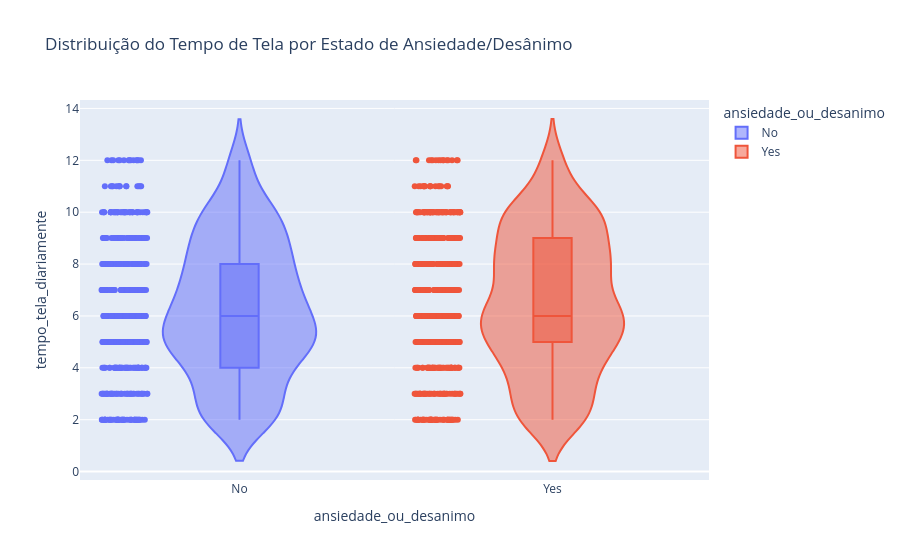

This figure's notebook cell:
### Code cell
fig6 = px.violin(df, 
                y='tempo_tela_diariamente', 
                x='ansiedade_ou_desanimo', 
                color='ansiedade_ou_desanimo', 
                box=True, 
                points="all",
                title='Distribuição do Tempo de Tela por Estado de Ansiedade/Desânimo')
fig6.show()

### Figure 1 — Plotly figure (JSON) as saved in the notebook; plotly's stock layout.template omitted (floating-point values rounded to 4 significant figures; data arrays with more than 128 entries replaced by an {"elided": "..."} marker saying what was removed)
{"data": [{"alignmentgroup": "True", "box": {"visible": true}, "hovertemplate": "ansiedade_ou_desanimo=%{x}<br>tempo_tela_diariamente=%{y}<extra></extra>", "legendgroup": "No", "marker": {"color": "#636efa"}, "name": "No", "offsetgroup": "No", "orientation": "v", "points": "all", "scalegroup": "True", "showlegend": true, "type": "violin", "x": {"elided": "531 str values"}, "x0": " ", "xaxis": "x", "y": {"elided": "531 int values"}, "y0": " ", "yaxis": "y"}, {"alignmentgroup": "True", "box": {"visible": true}, "hovertemplate": "ansiedade_ou_desanimo=%{x}<br>tempo_tela_diariamente=%{y}<extra></extra>", "legendgroup": "Yes", "marker": {"color": "#EF553B"}, "name": "Yes", "offsetgroup": "Yes", "orientation": "v", "points": "all", "scalegroup": "True", "showlegend": true, "type": "violin", "x": {"elided": "569 str values"}, "x0": " ", "xaxis": "x", "y": {"elided": "569 int values"}, "y0": " ", "yaxis": "y"}], "layout": {"legend": {"title": {"text": "ansiedade_ou_desanimo"}, "tracegroupgap": 0}, "title": {"text": "Distribuição do Tempo de Tela por Estado de Ansiedade/Desânimo"}, "violinmode": "overlay", "xaxis": {"anchor": "y", "categoryarray": ["No", "Yes"], "categoryorder": "array", "domain": [0, 1], "title": {"text": "ansiedade_ou_desanimo"}}, "yaxis": {"anchor": "x", "domain": [0, 1], "title": {"text": "tempo_tela_diariamente"}}}}
